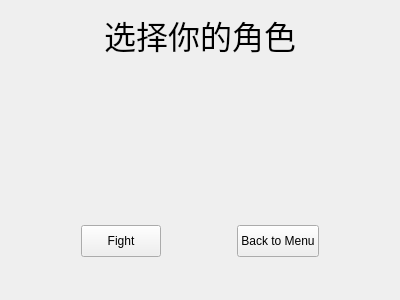
<?xml version="1.0" encoding="UTF-8"?>
<ui version="4.0">
 <class>Cast</class>
 <widget class="QWidget" name="Cast">
  <property name="geometry">
   <rect>
    <x>0</x>
    <y>0</y>
    <width>400</width>
    <height>300</height>
   </rect>
  </property>
  <property name="windowTitle">
   <string>Form</string>
  </property>
  <layout class="QVBoxLayout" name="verticalLayout" stretch="1,2,3,1,1">
   <item>
    <layout class="QHBoxLayout" name="horizontalLayout_2">
     <item>
      <spacer name="horizontalSpacer_2">
       <property name="orientation">
        <enum>Qt::Orientation::Horizontal</enum>
       </property>
       <property name="sizeHint" stdset="0">
        <size>
         <width>40</width>
         <height>20</height>
        </size>
       </property>
      </spacer>
     </item>
     <item>
      <widget class="QLabel" name="label">
       <property name="sizePolicy">
        <sizepolicy hsizetype="Expanding" vsizetype="Expanding">
         <horstretch>0</horstretch>
         <verstretch>0</verstretch>
        </sizepolicy>
       </property>
       <property name="maximumSize">
        <size>
         <width>200</width>
         <height>50</height>
        </size>
       </property>
       <property name="font">
        <font>
         <pointsize>24</pointsize>
        </font>
       </property>
       <property name="text">
        <string>选择你的角色</string>
       </property>
       <property name="alignment">
        <set>Qt::AlignmentFlag::AlignCenter</set>
       </property>
      </widget>
     </item>
     <item>
      <spacer name="horizontalSpacer">
       <property name="orientation">
        <enum>Qt::Orientation::Horizontal</enum>
       </property>
       <property name="sizeHint" stdset="0">
        <size>
         <width>40</width>
         <height>20</height>
        </size>
       </property>
      </spacer>
     </item>
    </layout>
   </item>
   <item>
    <spacer name="verticalSpacer">
     <property name="orientation">
      <enum>Qt::Orientation::Vertical</enum>
     </property>
     <property name="sizeHint" stdset="0">
      <size>
       <width>20</width>
       <height>65</height>
      </size>
     </property>
    </spacer>
   </item>
   <item>
    <layout class="QHBoxLayout" name="roleLayout"/>
   </item>
   <item>
    <layout class="QHBoxLayout" name="horizontalLayout">
     <item>
      <spacer name="horizontalSpacer_3">
       <property name="orientation">
        <enum>Qt::Orientation::Horizontal</enum>
       </property>
       <property name="sizeHint" stdset="0">
        <size>
         <width>40</width>
         <height>20</height>
        </size>
       </property>
      </spacer>
     </item>
     <item>
      <widget class="QPushButton" name="fightBtn">
       <property name="sizePolicy">
        <sizepolicy hsizetype="MinimumExpanding" vsizetype="MinimumExpanding">
         <horstretch>0</horstretch>
         <verstretch>0</verstretch>
        </sizepolicy>
       </property>
       <property name="maximumSize">
        <size>
         <width>200</width>
         <height>50</height>
        </size>
       </property>
       <property name="text">
        <string>Fight</string>
       </property>
      </widget>
     </item>
     <item>
      <spacer name="horizontalSpacer_4">
       <property name="orientation">
        <enum>Qt::Orientation::Horizontal</enum>
       </property>
       <property name="sizeHint" stdset="0">
        <size>
         <width>40</width>
         <height>20</height>
        </size>
       </property>
      </spacer>
     </item>
     <item>
      <widget class="QPushButton" name="backBtn">
       <property name="sizePolicy">
        <sizepolicy hsizetype="MinimumExpanding" vsizetype="MinimumExpanding">
         <horstretch>0</horstretch>
         <verstretch>0</verstretch>
        </sizepolicy>
       </property>
       <property name="maximumSize">
        <size>
         <width>200</width>
         <height>50</height>
        </size>
       </property>
       <property name="text">
        <string>Back to Menu</string>
       </property>
      </widget>
     </item>
     <item>
      <spacer name="horizontalSpacer_5">
       <property name="orientation">
        <enum>Qt::Orientation::Horizontal</enum>
       </property>
       <property name="sizeHint" stdset="0">
        <size>
         <width>40</width>
         <height>20</height>
        </size>
       </property>
      </spacer>
     </item>
    </layout>
   </item>
   <item>
    <spacer name="verticalSpacer_2">
     <property name="orientation">
      <enum>Qt::Orientation::Vertical</enum>
     </property>
     <property name="sizeHint" stdset="0">
      <size>
       <width>20</width>
       <height>40</height>
      </size>
     </property>
    </spacer>
   </item>
  </layout>
 </widget>
 <resources/>
 <connections/>
</ui>
